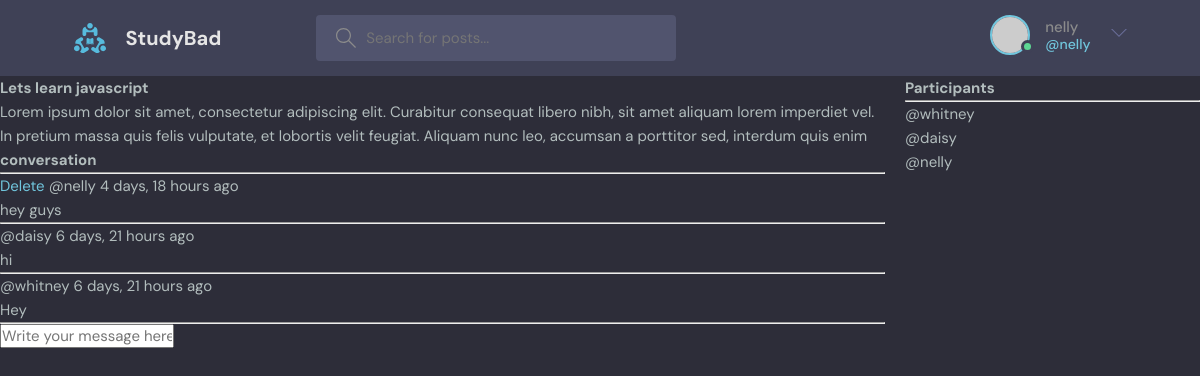
The page /room/1 (signed in) on the database its author committed.
### base/models.py (models this page shows, shortened)
class Room(models.Model):
    host = models.ForeignKey(User, on_delete=models.SET_NULL, null=True)
    topic =  models.ForeignKey(Topic, on_delete=models.SET_NULL, null=True)
    name = models.CharField(max_length=200)
    description = models.TextField(null=True, blank=True)
    participants = models.ManyToManyField(User, related_name='participants', blank=True)
    updated = models.DateTimeField(auto_now=True)
    created = models.DateTimeField(auto_now_add=True)
    class Meta:
        ordering = ['-updated', '-created']

class Message(models.Model):
    user = models.ForeignKey(User, on_delete=models.CASCADE)
    room = models.ForeignKey(Room, on_delete=models.CASCADE)
    body = models.TextField()
    updated = models.DateTimeField(auto_now=True)
    created = models.DateTimeField(auto_now_add=True)
    class Meta:
        ordering = ['-updated', '-created']

### base/views.py (the view, shortened to what this page needs)
# urls.py: path('room/<str:pk>', views.room, name="room"),
def room(request, pk):
    room = Room.objects.get(id=pk)
    room_messages = room.message_set.all().order_by('-created')
    participants = room.participants.all()
    context = {'room': room, 'room_messages': room_messages,
               'participants': participants}
    return render(request, 'base/room.html', context)

### base/templates/base/room.html (shortened to what this page needs)
{% extends 'main.html' %}
{% block content %}
<div class="room-container">
    <div>
<h1>{{room.name}}</h1>
<p>{{room.description}}</p>
<div class="comment-wrapper">
    <h3>conversation</h3>
    <hr>
    {% for message in room_messages %}
    <div>
        {% if request.user == message.user %}
        <a href="{% url 'delete-message' message.id %}">Delete</a>
        {% endif %}
        <small>@{{message.user}} {{message.created|timesince}} ago</small>
        <p>{{message.body}}</p>
        <hr>
    </div>
    {% endfor%}
</div>
{% if request.user.is_authenticated %}
<div class="comment-form">
    <form action="" method="POST">
        <input type="text" name="body" placeholder="Write your message here...">
    </form>
</div>
{% endif %}
</div>
<div>
    <h3>Participants</h3>
    <hr>
    {% for user in participants %}
    <p>@{{user.username}}</p>
    {% endfor%}
</div>
</div>
{% endblock content %}

### templates/navbar.html (shortened to what this page needs)
{% load static %}
<header class="header header--loggedIn">
    <div class="container">
      <a href="{% url 'home' %}" class="header__logo">
        <img src="{% static  'images/logo.svg' %}" />
        <h1>StudyBad</h1>
      </a>
      <form class="header__search" method="GET" action="{% url 'home' %}">
        <label>
          <input name="q" placeholder="Search for posts..." />
        </label>
      </form>
      <nav class="header__menu">
        {% if request.user.is_authenticated %}
        <div class="header__user">
          <a href="profile.html">
            <div class="avatar avatar--medium active">
              <img src="https://randomuser.me/api/portraits/men/37.jpg" />
            </div>
            <p>{{request.user.username}}<span>@{{request.user.username}}</span></p>
          </a>
          <button class="dropdown-button">
            <svg version="1.1" xmlns="http://www.w3.org/2000/svg" width="32" height="32" viewBox="0 0 32 32">
              <title>chevron-down</title>
              <path d="M16 21l-13-13h-3l16 16 16-16h-3l-13 13z"></path>
            </svg>
          </button>
        </div>
        {% else %}
        <a href="{% url 'login' %}">
          <img src="./assets/avatar.svg" />
          <p>Login</p>
        </a>
    {% endif %}
      </nav>
    </div>
  </header>

### static/styles/style.css (style rules this page uses)
:root { --color-main: #71c6dd; --color-main-light: #e1f6fb; --color-dark: #3f4156; --color-dark-medium: #51546e; --color-dark-light: #696d97; --color-light: #e5e5e5; --color-gray: #8b8b8b; --color-light-gray: #b2bdbd; --color-bg: #2d2d39; --color-success: #5dd693; --color-error: #fc4b0b; }
* { font-family: "DM Sans", -apple-system, BlinkMacSystemFont, "Segoe UI", Roboto, Oxygen, Ubuntu, Cantarell, "Open Sans", "Helvetica Neue", sans-serif; margin: 0; padding: 0; box-sizing: border-box; text-rendering: optimizeLegibility; font-size: inherit; }
html { font-size: 56.25%; }
@media only screen and (min-width: 1200px) { html { font-size: 62.5%; } }
body { line-height: 1.6; font-weight: 400; font-size: 1.5rem; color: var(--color-light-gray); background-color: var(--color-bg); min-height: 100vh; }
img { width: 100%; }
a { display: inline-block; color: var(--color-main); text-decoration: none; }
.container { max-width: 120rem; width: 90%; margin: auto; }
.avatar { position: relative; display: inline-block; border-radius: 50%; border: 2px solid var(--color-main); }
.avatar img { display: block; border-radius: 50%; object-fit: cover; object-position: center; }
.avatar::after { content: ""; display: block; position: absolute; background-color: var(--color-gray); z-index: 111; border-radius: 50%; border: 0.3rem solid var(--color-dark); }
.avatar.active::after { background-color: var(--color-success); }
.avatar.avatar--medium img { width: 3.6rem; height: 3.6rem; border-radius: 50%; }
.avatar.avatar--medium:after { width: 0.7rem; height: 0.7rem; bottom: 0px; right: -6px; }
.header { padding: 1.5rem; background-color: var(--color-dark); }
.header > .container { display: flex; gap: 9.5rem; }
.header__logo, .header__user { display: flex; gap: 2rem; align-items: center; }
.header__logo > img { height: 3.2rem; width: 3.2rem; }
.header__logo > h1 { font-weight: 700; font-size: 2rem; color: var(--color-light); }
.header__search > label { background-color: var(--color-dark-medium); padding: 1.3rem 1rem; display: flex; align-items: center; gap: 1rem; border-radius: 4px; }
.header__search svg { fill: var(--color-gray); width: 2rem; height: 2rem; margin-left: 1rem; }
.header__search input { width: 30rem; background: transparent; border: none; outline: none; color: var(--color-light); }
.header__menu { margin-left: auto; position: relative; }
.header__menu a { display: flex; gap: 1.5rem; align-items: center; font-weight: 500; text-decoration: none; color: var(--color-gray); }
.header__menu img { height: 3.6rem; }
.header__menu p { line-height: 1.2; }
.header__menu span { color: var(--color-main); font-weight: 500; font-size: 1.4rem; display: block; }
.header__menu svg { width: 1.6rem; height: 1.6rem; fill: var(--color-dark-light); }
.dropdown-button { background: transparent; border: 0; outline: 0; cursor: pointer; }

### base/templates/base/room.html (style rules this page uses)
.room-container { display: grid; grid-template-columns: 3fr 1fr; gap: 20px; height: 100vh; }

### rows shown on the page
Room: name "Lets learn javascript", description "Lorem ipsum dolor sit amet, consectetur adipiscing elit. Curabitur consequat libero nibh, sit amet aliquam lorem imperdiet vel. In pretium massa quis felis vulputate, et lobortis velit feugiat. Aliquam nunc leo, accumsan a porttitor sed, interdum quis enim"
Message: shows "Delete", user "nelly", created "4 days, 18 hours", body "hey guys"
Message: user "daisy", created "6 days, 21 hours", body "hi"
Message: user "whitney", created "6 days, 21 hours", body "Hey"

### other values the page prints
{{ request.user.username }} "nelly"
{{ user.username }} "whitney"
{{ user.username }} "daisy"
{{ user.username }} "nelly"
